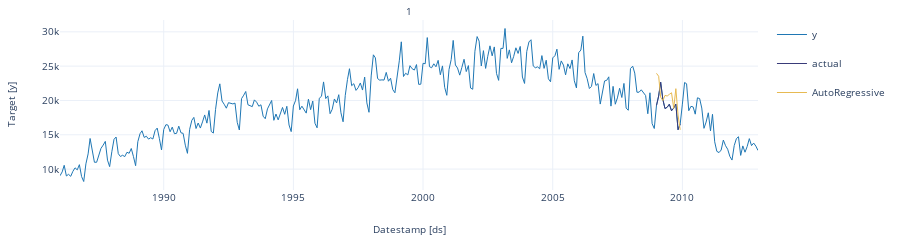
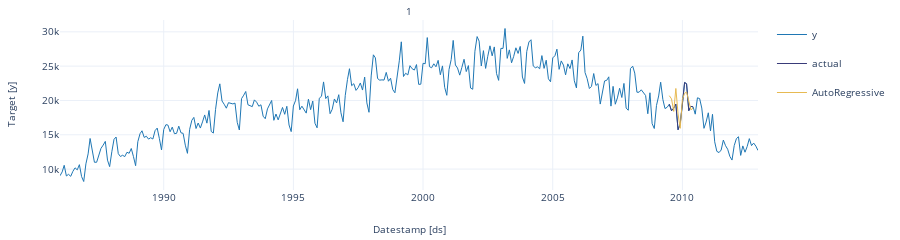
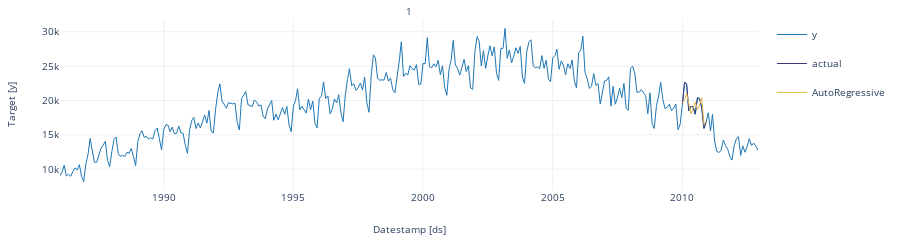
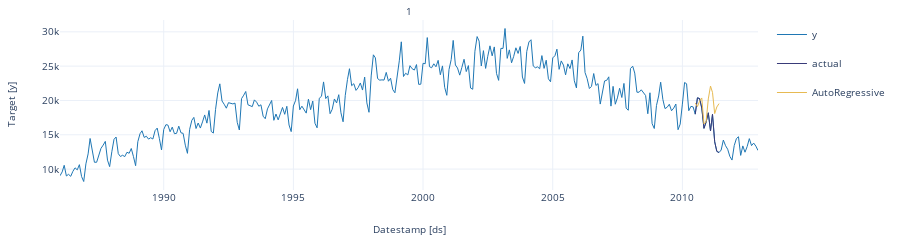

Here is the notebook cell these charts were saved with, in order:
### Markdown cell above
We’ll now plot the forecast for each cutoff period. To make the plots clearer, we’ll rename the actual values in each period.

### Code cell
crossvalidation_df.rename(columns = {'y' : 'actual'}, inplace = True) # rename actual values 

cutoff = crossvalidation_df['cutoff'].unique()

for k in range(len(cutoff)): 
    cv = crossvalidation_df[crossvalidation_df['cutoff'] == cutoff[k]]
    StatsForecast.plot(df, cv.loc[:, cv.columns != 'cutoff'])

### Figure 1 — Plotly figure (JSON) as saved in the notebook; plotly's stock layout.template omitted (floating-point values rounded to 4 significant figures; data arrays with more than 128 entries replaced by an {"elided": "..."} marker saying what was removed)
{"data": [{"legendgroup": "y", "line": {"color": "#1f77b4", "width": 1}, "mode": "lines", "name": "y", "showlegend": true, "type": "scatter", "x": {"elided": "324 str values"}, "xaxis": "x", "y": {"elided": "324 int values"}, "yaxis": "y"}, {"legendgroup": "actual", "line": {"color": "#393b79", "width": 1}, "mode": "lines", "name": "actual", "showlegend": true, "type": "scatter", "x": ["2009-01-01T00:00:00", "2009-02-01T00:00:00", "2009-03-01T00:00:00", "2009-04-01T00:00:00", "2009-05-01T00:00:00", "2009-06-01T00:00:00", "2009-07-01T00:00:00", "2009-08-01T00:00:00", "2009-09-01T00:00:00", "2009-10-01T00:00:00", "2009-11-01T00:00:00", "2009-12-01T00:00:00"], "xaxis": "x", "y": [19262, 20658, 22660, 20147, 18818, 19017, 19451, 18502, 18893, 19480, 15743, 16554], "yaxis": "y"}, {"legendgroup": "AutoRegressive", "line": {"color": "#e7ba52", "width": 1}, "mode": "lines", "name": "AutoRegressive", "showlegend": true, "type": "scatter", "x": ["2009-01-01T00:00:00", "2009-02-01T00:00:00", "2009-03-01T00:00:00", "2009-04-01T00:00:00", "2009-05-01T00:00:00", "2009-06-01T00:00:00", "2009-07-01T00:00:00", "2009-08-01T00:00:00", "2009-09-01T00:00:00", "2009-10-01T00:00:00", "2009-11-01T00:00:00", "2009-12-01T00:00:00"], "xaxis": "x", "y": [23960.0, 23530.0, 20490.0, 19980.0, 20740.0, 20650.0, 20890.0, 21120.0, 18850.0, 21720.0, 17870.0, 15730.0], "yaxis": "y"}], "layout": {"annotations": [{"font": {"size": 10}, "showarrow": false, "text": "1", "x": 0.5, "xanchor": "center", "xref": "paper", "y": 1, "yanchor": "bottom", "yref": "paper"}, {"font": {"size": 10}, "showarrow": false, "text": "Datestamp [ds]", "x": 0.5, "xanchor": "center", "xref": "paper", "y": 0, "yanchor": "top", "yref": "paper", "yshift": -30}, {"font": {"size": 10}, "showarrow": false, "text": "Target [y]", "textangle": -90, "x": 0, "xanchor": "right", "xref": "paper", "xshift": -40, "y": 0.5, "yanchor": "middle", "yref": "paper"}], "autosize": true, "font": {"size": 10}, "height": 150, "margin": {"b": 50, "l": 60, "r": 10, "t": 20}, "xaxis": {"anchor": "y", "domain": [0, 1], "showticklabels": true, "visible": true}, "yaxis": {"anchor": "x", "domain": [0, 1]}}}

### Figure 2 — Plotly figure (JSON) as saved in the notebook; plotly's stock layout.template omitted (floating-point values rounded to 4 significant figures; data arrays with more than 128 entries replaced by an {"elided": "..."} marker saying what was removed)
{"data": [{"legendgroup": "y", "line": {"color": "#1f77b4", "width": 1}, "mode": "lines", "name": "y", "showlegend": true, "type": "scatter", "x": {"elided": "324 str values"}, "xaxis": "x", "y": {"elided": "324 int values"}, "yaxis": "y"}, {"legendgroup": "actual", "line": {"color": "#393b79", "width": 1}, "mode": "lines", "name": "actual", "showlegend": true, "type": "scatter", "x": ["2009-07-01T00:00:00", "2009-08-01T00:00:00", "2009-09-01T00:00:00", "2009-10-01T00:00:00", "2009-11-01T00:00:00", "2009-12-01T00:00:00", "2010-01-01T00:00:00", "2010-02-01T00:00:00", "2010-03-01T00:00:00", "2010-04-01T00:00:00", "2010-05-01T00:00:00", "2010-06-01T00:00:00"], "xaxis": "x", "y": [19451, 18502, 18893, 19480, 15743, 16554, 19465, 22617, 22438, 18511, 19142, 19063], "yaxis": "y"}, {"legendgroup": "AutoRegressive", "line": {"color": "#e7ba52", "width": 1}, "mode": "lines", "name": "AutoRegressive", "showlegend": true, "type": "scatter", "x": ["2009-07-01T00:00:00", "2009-08-01T00:00:00", "2009-09-01T00:00:00", "2009-10-01T00:00:00", "2009-11-01T00:00:00", "2009-12-01T00:00:00", "2010-01-01T00:00:00", "2010-02-01T00:00:00", "2010-03-01T00:00:00", "2010-04-01T00:00:00", "2010-05-01T00:00:00", "2010-06-01T00:00:00"], "xaxis": "x", "y": [20700.0, 20230.0, 18410.0, 21750.0, 18040.0, 15940.0, 20160.0, 21040.0, 21220.0, 19820.0, 18630.0, 18890.0], "yaxis": "y"}], "layout": {"annotations": [{"font": {"size": 10}, "showarrow": false, "text": "1", "x": 0.5, "xanchor": "center", "xref": "paper", "y": 1, "yanchor": "bottom", "yref": "paper"}, {"font": {"size": 10}, "showarrow": false, "text": "Datestamp [ds]", "x": 0.5, "xanchor": "center", "xref": "paper", "y": 0, "yanchor": "top", "yref": "paper", "yshift": -30}, {"font": {"size": 10}, "showarrow": false, "text": "Target [y]", "textangle": -90, "x": 0, "xanchor": "right", "xref": "paper", "xshift": -40, "y": 0.5, "yanchor": "middle", "yref": "paper"}], "autosize": true, "font": {"size": 10}, "height": 150, "margin": {"b": 50, "l": 60, "r": 10, "t": 20}, "xaxis": {"anchor": "y", "domain": [0, 1], "showticklabels": true, "visible": true}, "yaxis": {"anchor": "x", "domain": [0, 1]}}}

### Figure 3 — Plotly figure (JSON) as saved in the notebook; plotly's stock layout.template omitted (floating-point values rounded to 4 significant figures; data arrays with more than 128 entries replaced by an {"elided": "..."} marker saying what was removed)
{"data": [{"legendgroup": "y", "line": {"color": "#1f77b4", "width": 1}, "mode": "lines", "name": "y", "showlegend": true, "type": "scatter", "x": {"elided": "324 str values"}, "xaxis": "x", "y": {"elided": "324 int values"}, "yaxis": "y"}, {"legendgroup": "actual", "line": {"color": "#393b79", "width": 1}, "mode": "lines", "name": "actual", "showlegend": true, "type": "scatter", "x": ["2010-01-01T00:00:00", "2010-02-01T00:00:00", "2010-03-01T00:00:00", "2010-04-01T00:00:00", "2010-05-01T00:00:00", "2010-06-01T00:00:00", "2010-07-01T00:00:00", "2010-08-01T00:00:00", "2010-09-01T00:00:00", "2010-10-01T00:00:00", "2010-11-01T00:00:00", "2010-12-01T00:00:00"], "xaxis": "x", "y": [19465, 22617, 22438, 18511, 19142, 19063, 18006, 20386, 20280, 18894, 15941, 16851], "yaxis": "y"}, {"legendgroup": "AutoRegressive", "line": {"color": "#e7ba52", "width": 1}, "mode": "lines", "name": "AutoRegressive", "showlegend": true, "type": "scatter", "x": ["2010-01-01T00:00:00", "2010-02-01T00:00:00", "2010-03-01T00:00:00", "2010-04-01T00:00:00", "2010-05-01T00:00:00", "2010-06-01T00:00:00", "2010-07-01T00:00:00", "2010-08-01T00:00:00", "2010-09-01T00:00:00", "2010-10-01T00:00:00", "2010-11-01T00:00:00", "2010-12-01T00:00:00"], "xaxis": "x", "y": [19630.0, 20050.0, 21040.0, 19560.0, 18050.0, 18920.0, 19760.0, 18710.0, 19430.0, 20410.0, 16500.0, 16940.0], "yaxis": "y"}], "layout": {"annotations": [{"font": {"size": 10}, "showarrow": false, "text": "1", "x": 0.5, "xanchor": "center", "xref": "paper", "y": 1, "yanchor": "bottom", "yref": "paper"}, {"font": {"size": 10}, "showarrow": false, "text": "Datestamp [ds]", "x": 0.5, "xanchor": "center", "xref": "paper", "y": 0, "yanchor": "top", "yref": "paper", "yshift": -30}, {"font": {"size": 10}, "showarrow": false, "text": "Target [y]", "textangle": -90, "x": 0, "xanchor": "right", "xref": "paper", "xshift": -40, "y": 0.5, "yanchor": "middle", "yref": "paper"}], "autosize": true, "font": {"size": 10}, "height": 150, "margin": {"b": 50, "l": 60, "r": 10, "t": 20}, "xaxis": {"anchor": "y", "domain": [0, 1], "showticklabels": true, "visible": true}, "yaxis": {"anchor": "x", "domain": [0, 1]}}}

### Figure 4 — Plotly figure (JSON) as saved in the notebook; plotly's stock layout.template omitted (floating-point values rounded to 4 significant figures; data arrays with more than 128 entries replaced by an {"elided": "..."} marker saying what was removed)
{"data": [{"legendgroup": "y", "line": {"color": "#1f77b4", "width": 1}, "mode": "lines", "name": "y", "showlegend": true, "type": "scatter", "x": {"elided": "324 str values"}, "xaxis": "x", "y": {"elided": "324 int values"}, "yaxis": "y"}, {"legendgroup": "actual", "line": {"color": "#393b79", "width": 1}, "mode": "lines", "name": "actual", "showlegend": true, "type": "scatter", "x": ["2010-07-01T00:00:00", "2010-08-01T00:00:00", "2010-09-01T00:00:00", "2010-10-01T00:00:00", "2010-11-01T00:00:00", "2010-12-01T00:00:00", "2011-01-01T00:00:00", "2011-02-01T00:00:00", "2011-03-01T00:00:00", "2011-04-01T00:00:00", "2011-05-01T00:00:00", "2011-06-01T00:00:00"], "xaxis": "x", "y": [18006, 20386, 20280, 18894, 15941, 16851, 18204, 15564, 17984, 13979, 12591, 12408], "yaxis": "y"}, {"legendgroup": "AutoRegressive", "line": {"color": "#e7ba52", "width": 1}, "mode": "lines", "name": "AutoRegressive", "showlegend": true, "type": "scatter", "x": ["2010-07-01T00:00:00", "2010-08-01T00:00:00", "2010-09-01T00:00:00", "2010-10-01T00:00:00", "2010-11-01T00:00:00", "2010-12-01T00:00:00", "2011-01-01T00:00:00", "2011-02-01T00:00:00", "2011-03-01T00:00:00", "2011-04-01T00:00:00", "2011-05-01T00:00:00", "2011-06-01T00:00:00"], "xaxis": "x", "y": [19620.0, 19120.0, 19900.0, 20360.0, 16580.0, 16930.0, 20220.0, 22100.0, 21180.0, 18090.0, 19050.0, 19540.0], "yaxis": "y"}], "layout": {"annotations": [{"font": {"size": 10}, "showarrow": false, "text": "1", "x": 0.5, "xanchor": "center", "xref": "paper", "y": 1, "yanchor": "bottom", "yref": "paper"}, {"font": {"size": 10}, "showarrow": false, "text": "Datestamp [ds]", "x": 0.5, "xanchor": "center", "xref": "paper", "y": 0, "yanchor": "top", "yref": "paper", "yshift": -30}, {"font": {"size": 10}, "showarrow": false, "text": "Target [y]", "textangle": -90, "x": 0, "xanchor": "right", "xref": "paper", "xshift": -40, "y": 0.5, "yanchor": "middle", "yref": "paper"}], "autosize": true, "font": {"size": 10}, "height": 150, "margin": {"b": 50, "l": 60, "r": 10, "t": 20}, "xaxis": {"anchor": "y", "domain": [0, 1], "showticklabels": true, "visible": true}, "yaxis": {"anchor": "x", "domain": [0, 1]}}}
